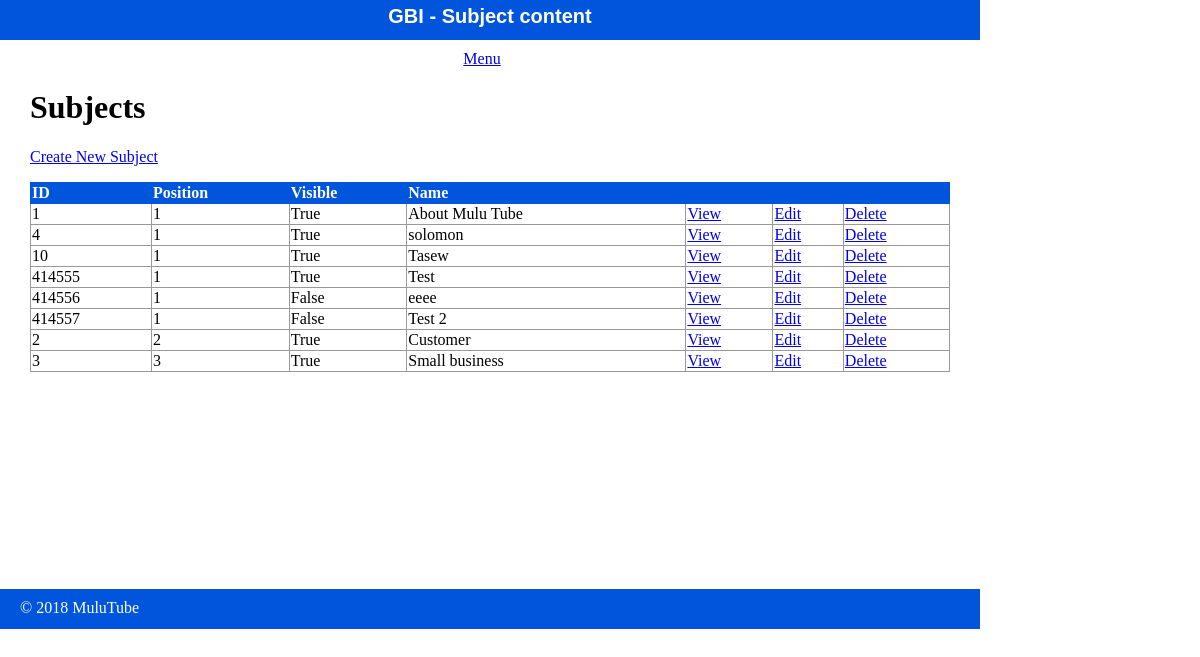
Page /public/staff/subjects/index.php on the committed database.
### tables this page shows
CREATE TABLE `subjects` (
  `id` int(11) NOT NULL AUTO_INCREMENT,
  `menu_name` varchar(255) DEFAULT NULL,
  `position` int(11) DEFAULT NULL,
  `visible` tinyint(1) DEFAULT NULL,
  PRIMARY KEY (`id`),
  KEY `index_position` (`position`)
);

### private/function.php (called while the page is built, shortened)
<?php
function url_for($value)
{
	if($value[0] !='/'){
		$value = '/'. $value;
	}
	return WWW_ROOT . $value;
}

### private/query_functions.php (called while the page is built, shortened)
<?php
function find_all_subjects()
{
	global $db;
	$sql = "SELECT * FROM subjects ";
	$sql .= "ORDER BY position ASC";
	$result = mysqli_query($db, $sql);
	return $result;
}

### public/staff/subjects/index.php (the view, shortened to what this page needs)
<?php
$subject_set = find_all_subjects();
?>
<?php include SHARED_PATH . '/header.php'; ?>
<div id="content">
  <div class="subjects listing">
    <h1>Subjects</h1>
    <div class="actions">
      <a class="action" href="<?php echo url_for('staff/subjects/new.php') ?>">Create New Subject</a>
    </div>
  	<table class="list">
  	  <tr>
        <th>ID</th>
        <th>Position</th>
        <th>Visible</th>
  	    <th>Name</th>
  	    <th>&nbsp;</th>
  	    <th>&nbsp;</th>
        <th>&nbsp;</th>
  	  </tr>
      <?php while($subject = mysqli_fetch_assoc($subject_set)) { ?>
        <tr>
          <td><?php echo $subject['id']; ?></td>
          <td><?php echo $subject['position']; ?></td>
          <td><?php echo $subject['visible'] == 1 ? 'True' : 'False'; ?></td>
    	    <td><?php echo $subject['menu_name']; ?></td>
          <td><a class="action" href="<?php echo url_for('staff/subjects/show.php?id=' . $subject['id']); ?>">View</a></td>
          <td><a class="action" href="<?php echo url_for('staff/subjects/edit.php?id=' . $subject['id']); ?>">Edit</a></td>
          <td><a class="action" href="<?php echo url_for('staff/subjects/delete.php?id=' . $subject['id']); ?>">Delete</a></td>
    	  </tr>
      <?php } ?>
  	</table>
  </div>
</div>
<?php include SHARED_PATH . '/footer.php' ?>

### public/css/staff.css (style rules this page uses)
html { height: 100%; width: 100%; margin: 0 auto; }
body { height: 980px; width: 100%; margin: 0 auto; padding: 0; }
#content { width: 920px; min-height: 500px; padding: 0 30px; }
.actions { margin-bottom: 1em; }
table { border-collapse: collapse; vertical-align: top; }
table.list { width: 100%; }
table.list tr td { border: 1px solid #999999; }
table.list tr th { border: 1px solid #0055DD; background: #0055DD; color: white; text-align: left; }

### rows in the picture
subjects: id "1", position "1", visible "True", menu_name "About Mulu Tube"
subjects: id "4", position "1", visible "True", menu_name "solomon"
subjects: id "10", position "1", visible "True", menu_name "Tasew"
subjects: id "414555", position "1", visible "True", menu_name "Test"
subjects: id "414556", position "1", visible "False", menu_name "eeee"
subjects: id "414557", position "1", visible "False", menu_name "Test 2"
subjects: id "2", position "2", visible "True", menu_name "Customer"
subjects: id "3", position "3", visible "True", menu_name "Small business"

### other values in the picture
$content_title "Subject content"
